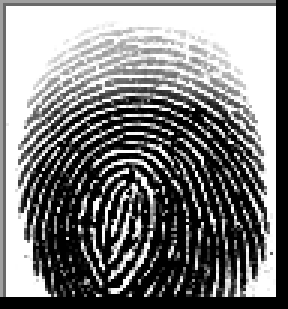
#> input picture Algorithms/Images/Real/1__M_Left_index_finger.BMP, 96 x 103 px, found by its file name (shown 3 times larger)
$ python Minutiae_Test2.py   (older library calls are emulated)
#> lines starting #> are read from the running program, lines starting #| are printed output that depends on the picture; after the words box and inside, x2 and y2 are one past the last pixel; in counts of white or black regions, pixels touching at a corner belong together
### Algorithms/Minutiae/Libs/basics.py
import cv2
import math

import numpy as np

from PIL import Image

from sklearn.decomposition import PCA
from scipy.spatial import distance

import matplotlib
import matplotlib.pyplot as plt
# matplotlib.use("TkAgg")
# matplotlib.use("MacOSX")


def load_image(path: str, gray: bool = False) -> np.array:
    """
    Loads an m*n dimensional numpy array

    """
#> called with gray = True

    if gray:
        return cv2.imread(path, 0)
#> returned value is the input picture: shape (103, 96); min 0, max 255, mean 125.1
#> call 2 of load_image, with gray = True
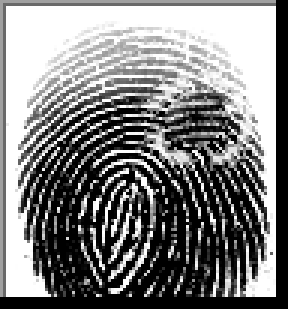
#> input picture Algorithms/Images/Altered/Easy/1__M_Left_index_finger_CR.BMP, 96 x 103 px, found by its file name (shown 3 times larger)
#> in load_image, returned value is the input picture: shape (103, 96); min 0, max 255, mean 128.5
    else:
        return cv2.imread(path)


# [123 lines left out: functions get_angle, quadrant, euclidian_distance, extract_angle, image_resize, save_image and 1 more, not called in this run]
def display_image(image: np.array, title: str = None, cmap: str = None, figsize: tuple = None):
    """
    Plots an image using matplotlib pyplot imshow.

    Args:
        image (nd.array): Image that should be visualised.
        title      (str): Displayed graph title.
        cmap       (str): Cmap type.
        figsize  (tuple): Size of the displayed figure.

    """

    if figsize:
        plt.figure(figsize=figsize)

    plt.imshow(image, cmap=cmap)

    if (len(image.shape) == 2) or (image.shape[-1] == 1):
        plt.gray()

    plt.xticks([])
    plt.yticks([])
    plt.grid(False)
    plt.title(title)
    plt.show()

# [183 lines left out: functions display_dataset, array_to_image, gaussian_filter, laplace_filter, laplacian_of_gaussian, laplacian_variance and 4 more, not called in this run]

### Algorithms/Minutiae/Libs/enhancing.py
import math
import sys

import numpy as np

import scipy
from scipy import ndimage, signal

import warnings

warnings.simplefilter("ignore")

import cv2
cv2.ocl.setUseOpenCL(False)

sys.path.append("Algorithms/Minutiae/Libs")
from Algorithms.Minutiae.Libs.processing import thin_image, clean_points


def enhance_image(image: np.array, block_orientation: int = 16, threshold: float = 0.1,
                  sigma_gradient: int = 1, sigma_block: int = 7, sigma_orientation: int = 7,
                  block_frequency: int = 38, window_size: int = 5, min_wave_length: int = 5,
                  max_wave_length: int = 15, padding: int = None, skeletonise: bool = True):
    """
    Image enhancement using gabor filters based on ridge orientation.
    Adjusted from https: / / github.com / Utkarsh-Deshmukh / Fingerprint-Enhancement-Python
    Based on the paper: Hong, L., Wan, Y., and Jain, A. K. '
    Fingerprint image enhancement: Algorithm and performance evaluation'.
    IEEE Transactions on Pattern Analysis and Machine Intelligence 20, 8 (1998), pp 777-789.
    License: BSD 2

    """

    # CLAHE adjusted image - histogram equalisation.
    img_clahe = apply_clahe(image)

    # Padding image for applying window frequency mask.
    if padding is not None:
        top, bottom, left, right = [padding] * 4
        img_clahe = cv2.copyMakeBorder(img_clahe, top, bottom, left, right, cv2.BORDER_CONSTANT, value=255)

    # Normalise images
    img_normalised, mask = ridge_segment(img_clahe, block_orientation, threshold)
#> after the loop in ridge_segment, `for i in range(0, new_rows, blksze):`:
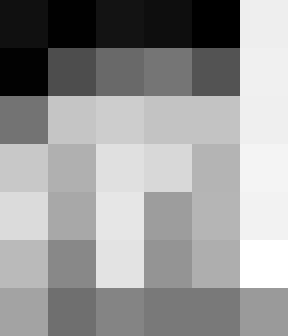
#> stddevim: shape (112, 96) float64 (shown 3 times larger); min 0.218, max 1.05, mean 0.719; drawn with min black and max white
#> in ridge_segment, `stddevim = stddevim[0:rows][:, 0:cols]`:
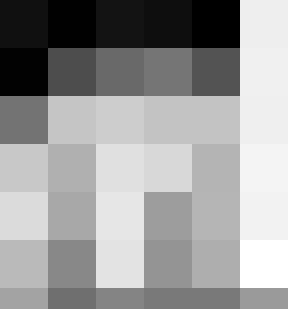
#> stddevim: shape (103, 96) float64 (shown 3 times larger); min 0.218, max 1.05, mean 0.724; drawn with min black and max white
#> in ridge_segment, `mask = stddevim > thresh`: mask: shape (103, 96) bool; every value is 1
#> in ridge_segment, `mean_val = np.mean(im[mask])`: mean_val = -1.72e-16
#> in ridge_segment, `std_val = np.std(im[mask])`: std_val = 1

    # Pixel orientation
    img_orientation = ridge_orient(img_normalised, sigma_gradient, sigma_block, sigma_orientation)

    # Ridge frequency
    img_frequency, med = ridge_frequency(img_normalised, mask, img_orientation, block_frequency, window_size,
                                         min_wave_length, max_wave_length)

    # Gabor filter
    image_filtered = ridge_filter(img_normalised, img_orientation, med * mask, .65, .65)

    image_enhanced = (image_filtered < -3)

    # img_gb = process(binarise(img), build_filters())

    if skeletonise:
        # Applies image thinning and sets background to white.
        image_enhanced = thin_image(image_enhanced)
        image_enhanced = clean_points(image_enhanced)

    # Normalising image and processing background - and ridges.
    image_enhanced = image_enhanced // image_enhanced.max()  # [0, 1] values

    # Invert colours if the background is dark.
    # image_enhanced = swap(image_enhanced) if image_enhanced.mean() < .5 else image_enhanced
    # image_enhanced = image_enhanced.astype('uint8')

    return image_enhanced.astype('uint8')


def ridge_orient(image: np.array, sigma_gradient: int, sigma_block: int, sigma_orientation: int):
    """
    Extracts the orientation of the ridges.

    """
#> called with sigma_gradient = 1, sigma_block = 7, sigma_orientation = 7

    # Image gradients.
    size = np.fix(6 * sigma_gradient)

    if np.remainder(size, 2) == 0:
        size = size + 1

    gauss = cv2.getGaussianKernel(np.int(size), sigma_gradient)

    # Gradient of Gaussian
    f = gauss * gauss.T
    fy, fx = np.gradient(f)

    Gx = signal.convolve2d(image, fx, mode='same')
    Gy = signal.convolve2d(image, fy, mode='same')

    Gxx = np.power(Gx, 2)
    Gyy = np.power(Gy, 2)
    Gxy = Gx * Gy

    # Smooth the covariance data to perform a weighted summation of the data.

    size = np.fix(6 * sigma_block)

    gauss = cv2.getGaussianKernel(np.int(size), sigma_block)
    f = gauss * gauss.T

    Gxx = ndimage.convolve(Gxx, f)
    Gyy = ndimage.convolve(Gyy, f)
    Gxy = 2 * ndimage.convolve(Gxy, f)

    # Analytic solution of principal direction
    denom = np.sqrt(np.power(Gxy, 2) + np.power((Gxx - Gyy), 2)) + np.finfo(float).eps

    # Sine and cosine of doubled angles
    sin2theta = Gxy / denom
    cos2theta = (Gxx - Gyy) / denom

    if sigma_orientation:

        size = np.fix(6 * sigma_orientation)

        if np.remainder(size, 2) == 0:
            size = size + 1

        gauss = cv2.getGaussianKernel(np.int(size), sigma_orientation)

        f = gauss * gauss.T
        cos2theta = ndimage.convolve(cos2theta, f)  # Smoothed sine and cosine of
        sin2theta = ndimage.convolve(sin2theta, f)  # doubled angles

    img_orientation = np.pi / 2 + np.arctan2(sin2theta, cos2theta) / 2

    return img_orientation


def ridge_frequency(image: np.array, mask, orient: int, block_size: int, window_size: int, min_wave_length: int,
               max_wave_length: int) -> tuple:
    """
    Ridge frequency computation.

    """
#> called with block_size = 38, window_size = 5, min_wave_length = 5, max_wave_length = 15

    rows, cols = image.shape
#> rows = 103; cols = 96
    freq = np.zeros((rows, cols))

    for r in range(0, rows - block_size, block_size):
        for c in range(0, cols - block_size, block_size):
            block_image = image[r: r + block_size][:, c: c + block_size]
            block_orientation = orient[r: r + block_size][:, c: c + block_size]

            freq[r: r + block_size][:, c: c + block_size] = frequest(block_image, block_orientation, window_size,
                                                                     min_wave_length, max_wave_length)
#> this loop made 2 passes
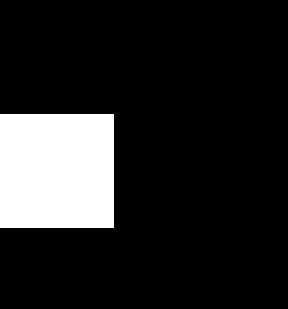
#> freq: shape (103, 96) float64 (shown 3 times larger); values 0 (black) and 0.2 (white), 14.6% white; 1 white region, box (x1, y1, x2, y2) and area: (0, 38, 38, 76) 1444

    freq = freq * mask
    freq_1d = np.reshape(freq, (1, rows * cols))
    ind = np.where(freq_1d > 0)
#> ind = 1444 positions, rows 0 to 0, columns 3648 to 7237

    ind = np.array(ind)
    ind = ind[1, :]
#> ind = 1444 values from 3648 to 7237

    non_zero_elems_in_freq = freq_1d[0][ind]
#> non_zero_elems_in_freq = 1444 values from 0.2 to 0.2

    median_freq = np.mean(non_zero_elems_in_freq)
#> median_freq = 0.2
    # TODO: (Dragos) Review
    # median_freq = np.median(non_zero_elems_in_freq)

    return freq, median_freq


def ridge_filter(im, orient, freq, kx, ky):
#> called with kx = 0.65, ky = 0.65
    angleInc = 3
    im = np.double(im)
    rows, cols = im.shape
#> rows = 103; cols = 96
    newim = np.zeros((rows, cols))

    freq_1d = np.reshape(freq, (1, rows * cols))
#> freq: shape (103, 96) float64; every value is 0.2
    ind = np.where(freq_1d > 0)
#> ind = 9888 positions, rows 0 to 0, columns 0 to 9887

    ind = np.array(ind)
    ind = ind[1, :]
#> ind = 9888 values from 0 to 9887

    # Round the array of frequencies to the nearest 0.01 to reduce the
    # number of distinct frequencies we have to deal with.
    non_zero_elems_in_freq = freq_1d[0][ind]
#> non_zero_elems_in_freq = 9888 values from 0.2 to 0.2
    non_zero_elems_in_freq = np.double(np.round((non_zero_elems_in_freq * 100))) / 100

    unfreq = np.unique(non_zero_elems_in_freq)
#> unfreq = [0.2]


    # Generate filters corresponding to these distinct frequencies and
    # orientations in 'angleInc' increments.

    sigmax = 1 / unfreq[0] * kx
#> sigmax = 3.25
    sigmay = 1 / unfreq[0] * ky
#> sigmay = 3.25

    sze = int(np.round(3 * np.max([sigmax, sigmay])))
#> sze = 10

    x, y = np.meshgrid(np.linspace(-sze, sze, (2 * sze + 1)), np.linspace(-sze, sze, (2 * sze + 1)))

    reffilter = np.exp(-((np.power(x, 2)) / (sigmax * sigmax) + (np.power(y, 2)) / (sigmay * sigmay))) * np.cos(
        2 * np.pi * unfreq[0] * x)  # this is the original gabor filter

    filt_rows, filt_cols = reffilter.shape
#> filt_rows = 21; filt_cols = 21

    gabor_filter = np.array(np.zeros((180 // angleInc, filt_rows, filt_cols)))

    for o in range(0, 180 // angleInc):
        # Generate rotated versions of the filter.  Note orientation
        # image provides orientation  * along *  the ridges, hence +90
        # degrees, and imrotate requires angles +ve anticlockwise, hence
        # the minus sign.

        rot_filt = scipy.ndimage.rotate(reffilter, - (o * angleInc + 90), reshape=False)
        gabor_filter[o] = rot_filt

    # Find indices of matrix points greater than maxsze from the image
    # boundary

    maxsze = int(sze)
#> maxsze = 10

    temp = freq > 0
    validr, validc = np.where(temp)
#> validr = 9888 values from 0 to 102; validc = 9888 values, max 95 at index 95, min 0 at index 0, mean 47.5

    temp1 = validr > maxsze
    temp2 = validr < rows - maxsze
    temp3 = validc > maxsze
    temp4 = validc < cols - maxsze

    final_temp = temp1 & temp2 & temp3 & temp4

    finalind = np.where(final_temp)

    # Convert orientation matrix values from radians to an index value
    # that corresponds to round(degrees / angleInc)

    maxorientindex = np.round(180 / angleInc)
    orientindex = np.round(orient / np.pi * 180 / angleInc)

    # do the filtering

    for i in range(0, rows):
        for j in range(0, cols):
            if orientindex[i][j] < 1:
                orientindex[i][j] = orientindex[i][j] + maxorientindex
            if orientindex[i][j] > maxorientindex:
                orientindex[i][j] = orientindex[i][j] - maxorientindex
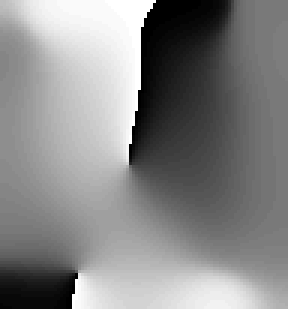
#> orientindex: shape (103, 96) float64 (shown 3 times larger); min 1, max 60, mean 32.1; drawn with min black and max white

    finalind_rows, finalind_cols = np.shape(finalind)
#> finalind_rows = 1; finalind_cols = 6150

    sze = int(sze)
    for k in range(0, finalind_cols):
        r = validr[finalind[0][k]]
        c = validc[finalind[0][k]]

        img_block = im[r - sze:r + sze + 1][:, c - sze:c + sze + 1]

        newim[r][c] = np.sum(img_block * gabor_filter[int(orientindex[r][c]) - 1])
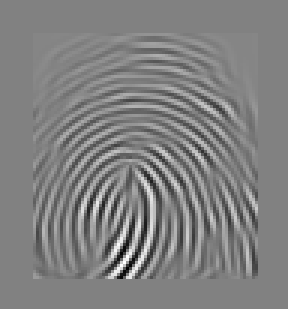
#> newim: shape (103, 96) float64 (shown 3 times larger); min -18.64, max 17.97, mean -0.0938; drawn with min black and max white

    return newim


def normalise(image: np.array):

    normed = (image - np.mean(image)) / (np.std(image))

    return normed


def ridge_segment(im, blksze, thresh):

    rows, cols = im.shape

    im = normalise(im)  # normalise to get zero mean and unit standard deviation

    new_rows = np.int(blksze * np.ceil((np.float(rows)) / (np.float(blksze))))
    new_cols = np.int(blksze * np.ceil((np.float(cols)) / (np.float(blksze))))

    padded_img = np.zeros((new_rows, new_cols))
    stddevim = np.zeros((new_rows, new_cols))

    padded_img[0:rows][:, 0:cols] = im

    for i in range(0, new_rows, blksze):
        for j in range(0, new_cols, blksze):
            block = padded_img[i:i + blksze][:, j:j + blksze]

            stddevim[i:i + blksze][:, j:j + blksze] = np.std(block) * np.ones(block.shape)

    stddevim = stddevim[0:rows][:, 0:cols]

    mask = stddevim > thresh

    mean_val = np.mean(im[mask])

    std_val = np.std(im[mask])

    normim = (im - mean_val) / (std_val)

    return normim, mask


def frequest(im, orientim, windsze, min_wave_length, max_wave_length):
    rows, cols = np.shape(im)

    # Find mean orientation within the block. This is done by averaging the
    # sines and cosines of the doubled angles before reconstructing the
    # angle again.  This avoids wraparound problems at the origin.
    cosorient = np.mean(np.cos(2 * orientim))
    sinorient = np.mean(np.sin(2 * orientim))
    orient = math.atan2(sinorient, cosorient) / 2

    # Rotate the image block so that the ridges are vertical

    # ROT_mat = cv2.getRotationMatrix2D((cols / 2, rows / 2), orient / np.pi * 180 + 90, 1)
    # rotim = cv2.warpAffine(im, ROT_mat, (cols, rows))
    rotim = scipy.ndimage.rotate(im, orient / np.pi * 180 + 90, axes=(1, 0), reshape=False, order=3, mode='nearest')

    # Now crop the image so that the rotated image does not contain any
    # invalid regions.  This prevents the projection down the columns
    # from being mucked up.

    cropsze = int(np.fix(rows / np.sqrt(2)))
    offset = int(np.fix((rows - cropsze) / 2))
    rotim = rotim[offset:offset + cropsze][:, offset:offset + cropsze]

    # Sum down the columns to get a projection of the grey values down
    # the ridges.

    proj = np.sum(rotim, axis=0)
    dilation = scipy.ndimage.grey_dilation(proj, windsze, structure=np.ones(windsze))

    temp = np.abs(dilation - proj)

    peak_thresh = 2

    maxpts = (temp < peak_thresh) & (proj > np.mean(proj))
    maxind = np.where(maxpts)

    rows_maxind, cols_maxind = np.shape(maxind)

    # Determine the spatial frequency of the ridges by divinding the
    # distance between the 1st and last peaks by the (No of peaks-1). If no
    # peaks are detected, or the wavelength is outside the allowed bounds,
    # the frequency image is set to 0

    if cols_maxind < 2:
        freqim = np.zeros(im.shape)
    else:
        peaks = cols_maxind
        wave_length = (maxind[0][cols_maxind - 1] - maxind[0][0]) / (peaks - 1)
        if min_wave_length <= wave_length <= max_wave_length:
            freqim = 1 / np.double(wave_length) * np.ones(im.shape)
        else:
            freqim = np.zeros(im.shape)

    return freqim


# [13 lines left out: function binarise_image, not called in this run]


def apply_clahe(image: np.array, clip_limit: float = 2.0, tile_grid_size: tuple = (8, 8)):
    """
    Contrast Limited Adaptive Histogram Equalization

    """

    clahe = cv2.createCLAHE(clipLimit=clip_limit, tileGridSize=tile_grid_size)

    return clahe.apply(image)


# [26 lines left out: functions fourier_transform, high_pass_filter, not called in this run]

### Algorithms/Minutiae/Libs/processing.py
import numpy as np

from skimage.morphology import skeletonize


thresh = None


# [166 lines left out: functions clean_points, thin_image, swap, occurrences, cdf, histogram_equalisation and 2 more, not called in this run]

### Algorithms/Minutiae/Minutiae_Test2.py
import os
import cv2
import sys
import math
import warnings
import numpy as np
from zipfile import ZipFile

import pandas as pd

#import gdal
from sklearn.decomposition import PCA

import matplotlib.pyplot as plt


from scipy import ndimage as ndi
from skimage import feature

from PIL import Image
from IPython.display import display

if not sys.warnoptions:
    warnings.simplefilter("ignore")

# Load helpers from Libs folder
sys.path.append("Algorithms/Minutiae/Libs")

from Libs.enhancing import *
from Libs.basics import *
from Libs.processing import *


path_train = 'C:\\Users\\Andy\\OneDrive\\Desktop\\FingerPrint Matching Project\\Fingerprint-Matching-System\\Algorithms\\Images\\Real\\1__M_Left_index_finger.BMP'
path_test = 'C:\\Users\\Andy\\OneDrive\\Desktop\\FingerPrint Matching Project\\Fingerprint-Matching-System\\Algorithms\\Images\\Altered\\Easy\\1__M_Left_index_finger_CR.BMP'

# Image loading
img_train = load_image(path_train, True)
img_test = load_image(path_test, True)

# img = histogram_equalisation(img)

img_enhanced_train = enhance_image(img_train)
#> in enhance_image, `image_enhanced = (image_filtered < -3)`: image_enhanced: shape (103, 96) bool; 14.5% white in thin lines or dots, all inside (x1, y1, x2, y2) = (11, 16, 86, 93)
#> in clean_points, `height, width = image.shape`: height = 103; width = 96
#> after the loop in clean_points, `for i in range(height - filter_size):`:
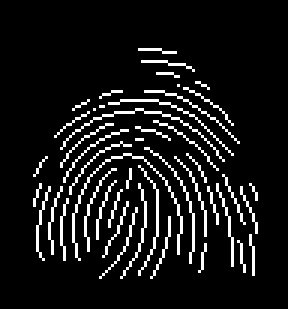
#> template_base: shape (103, 96) float64 (shown 3 times larger); values 0 (black) and 1 (white), 9% white in thin lines or dots, all inside (x1, y1, x2, y2) = (11, 16, 86, 93)
img_enhanced_test = enhance_image(img_test)
#> the loop in ridge_frequency (call 2), `for r in range(0, rows - block_size, block_size):` made 2 passes

display_image(img_enhanced_train)
